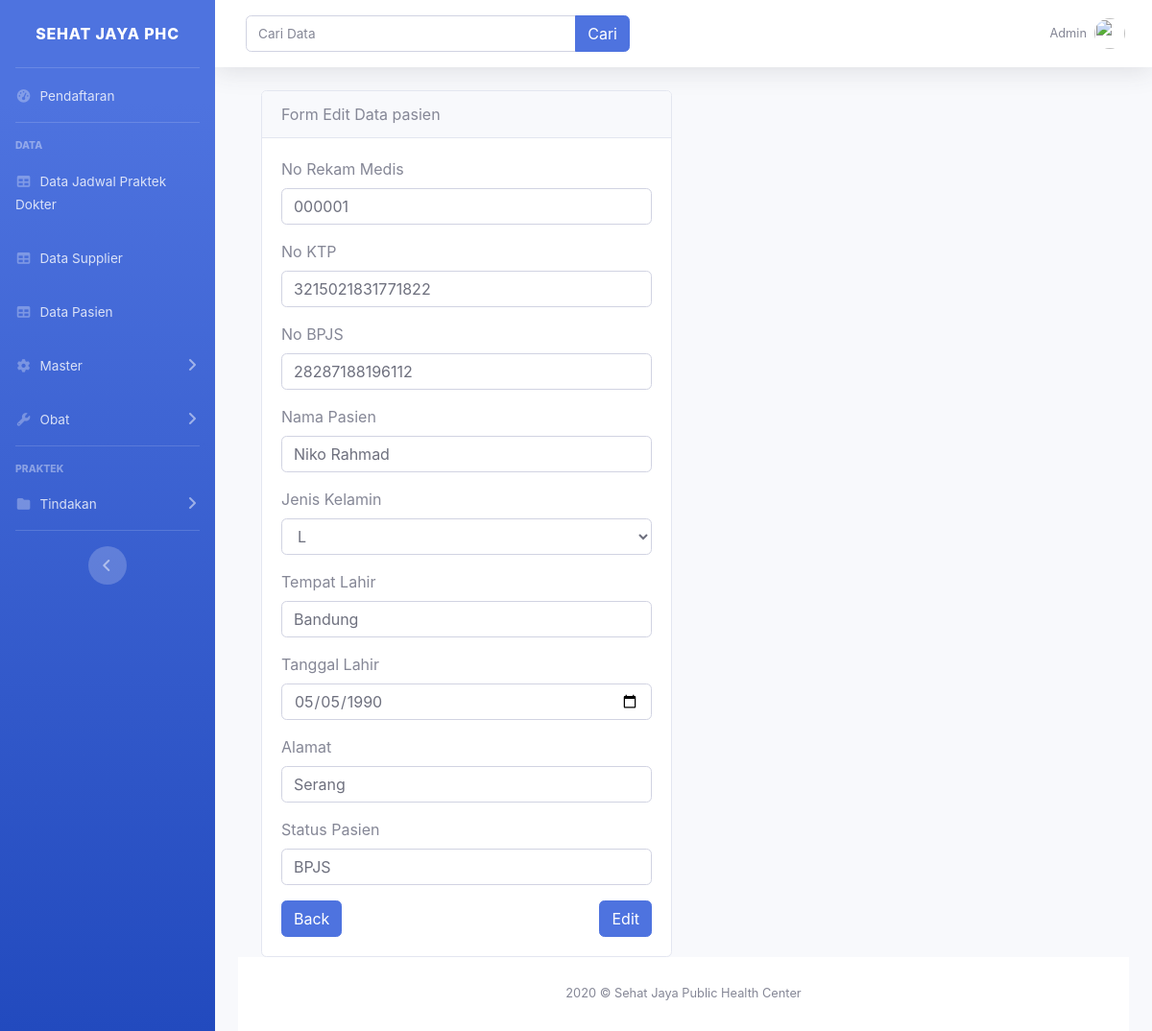
The app's page /pasien/edit/000001 with its own data.
### tables this page shows
CREATE TABLE `tbl_pasien` (
  `no_rekamedis` char(6) NOT NULL,
  `no_ktp` varchar(16) NOT NULL,
  `no_bpjs` varchar(20) NOT NULL,
  `nama_pasien` varchar(30) NOT NULL,
  `jenis_kelamin` enum('L','P') NOT NULL,
  `tempat_lahir` varchar(30) NOT NULL,
  `tanggal_lahir` date NOT NULL,
  `alamat` text NOT NULL,
  `status_pasien` varchar(10) NOT NULL
);

### application/controllers/pasien.php (called while the page is built, shortened)
<?php
class pasien extends CI_Controller {
    public function __construct(){
        $this->load->model('pasien_model');
        $this->load->library('form_validation');
    }
    public function edit($no_rekamedis){
        $data['title']='Form Edit Data Pasien';
        $data['tbl_pasien']=$this->pasien_model->getpasienByID($no_rekamedis);
        $data['jenis_kelamin']=['L', 'P'];
        $this->form_validation->set_rules('no_rekamedis', 'No Rekam Medis', 'required');
        $this->form_validation->set_rules('no_ktp', 'No KTP', 'required');
        $this->form_validation->set_rules('no_bpjs', 'No BPJS', 'required');
        $this->form_validation->set_rules('nama_pasien', 'Nama Pasien', 'required');
        $this->form_validation->set_rules('tempat_lahir', 'Tempat Lahir', 'required');
        $this->form_validation->set_rules('tanggal_lahir', 'Tanggal Lahir', 'required');
        $this->form_validation->set_rules('alamat', 'Alamat', 'required');
        $this->form_validation->set_rules('status_pasien', 'Status Pasien', 'required');
        if ($this->form_validation->run() ==  FALSE) {
            $this->load->view('template/header', $data);
            $this->load->view('pasien/edit', $data);
            $this->load->view('template/footer');
        } else {
            $this->pasien_model->ubahdatapasien();
            $this->session->set_flashdata('flash-data', 'diedit');
            redirect('pasien','refresh');
        }
    }
}
?>

### index.php (called while the page is built, shortened)
<?php
require_once BASEPATH.'core/CodeIgniter.php';

### application/models/pasien_model.php (called while the page is built, shortened)
<?php
class pasien_model extends CI_Model{
    public function getpasienByID($no_rekamedis){
        return $this->db->get_where('tbl_pasien',['no_rekamedis'=> $no_rekamedis])->row_array();
    }
}
?>

### application/views/pasien/edit.php (the view, shortened to what this page needs)
<div class="container">
    <div class="row mt-3">
        <div class="col-md-6">
            <div class="card">
                <div class="card-header">
                    Form Edit Data pasien
                </div>
                <div class="card-body">
                    <form action="" method="post">
                        <div class="form-group">
                            <label for="no_rekamedis">No Rekam Medis</label>
                            <input type="text"
                            class="form-control"
                            id="no_rekamedis"
                            name="no_rekamedis"
                            value="<?= $tbl_pasien['no_rekamedis'];?>">
                        </div>
                        <div class="form-group">
                            <label for="no_ktp">No KTP</label>
                            <input type="text"
                            class="form-control"
                            id="no_ktp"
                            name="no_ktp"
                            value="<?= $tbl_pasien['no_ktp'];?>">
                        </div>
                        <div class="form-group">
                            <label for="no_bpjs">No BPJS</label>
                            <input type="text"
                            class="form-control"
                            id="no_bpjs"
                            name="no_bpjs"
                            value="<?= $tbl_pasien['no_bpjs'];?>">
                        </div>
                        <div class="form-group">
                            <label for="nama_pasien">Nama Pasien</label>
                            <input type="text"
                            class="form-control"
                            id="nama_pasien"
                            name="nama_pasien"
                            value="<?= $tbl_pasien['nama_pasien'];?>">
                        </div>
                        <div class="form-group">
                            <label for="jenis_kelamin">Jenis Kelamin</label>
                            <select class="form-control" id="jenis_kelamin" name="jenis_kelamin">
                                <?php foreach($jenis_kelamin as $key): ?>
                                    <?php if($key ==$tbl_pasien['jenis_kelamin']) : ?>
                                        <option value="<?= $key ?>"selected><?= $key ?></option>
                                    <?php else :?>
                                        <option value="<?= $key ?>"><?= $key ?></option>
                                    <?php endif; ?>
                                    <?php endforeach; ?>
                            </select>
                        </div>
                        <div class="form-group">
                            <label for="tempat_lahir">Tempat Lahir</label>
                            <input type="text"
                            class="form-control"
                            id="tempat_lahir"
                            name="tempat_lahir"
                            value="<?= $tbl_pasien['tempat_lahir'];?>">
                        </div>
                        <div class="form-group">
                            <label for="tanggal_lahir">Tanggal Lahir</label>
                            <input type="date"
                            class="form-control"
                            id="tanggal_lahir"
                            name="tanggal_lahir"
                            value="<?= $tbl_pasien['tanggal_lahir'];?>">
                        </div>
                        <div class="form-group">
                            <label for="alamat">Alamat</label>
                            <input type="text"
                            class="form-control"
                            id="alamat"
                            name="alamat"
                            value="<?= $tbl_pasien['alamat'];?>">
                        </div>
                        <div class="form-group">
                            <label for="status_pasien">Status Pasien</label>
                            <input type="text"
                            class="form-control"
                            id="status_pasien"
                            name="status_pasien"
                            value="<?= $tbl_pasien['status_pasien'];?>">
                        </div>
                        <button type="submit" name="edit" class="btn btn-primary float-right">Edit</button>
                        <a href="<?= base_url();?>pasien" class="btn btn-primary float-left">Back</a>
                    </form>
                </div>
            </div>
        </div>
    </div>
</div>

### records on screen
tbl_pasien: no_rekamedis "000001", no_ktp "3215021831771822", no_bpjs "28287188196112", nama_pasien "Niko Rahmad", jenis_kelamin "L", tempat_lahir "Bandung", tanggal_lahir "05/05/1990", alamat "Serang", status_pasien "BPJS"
